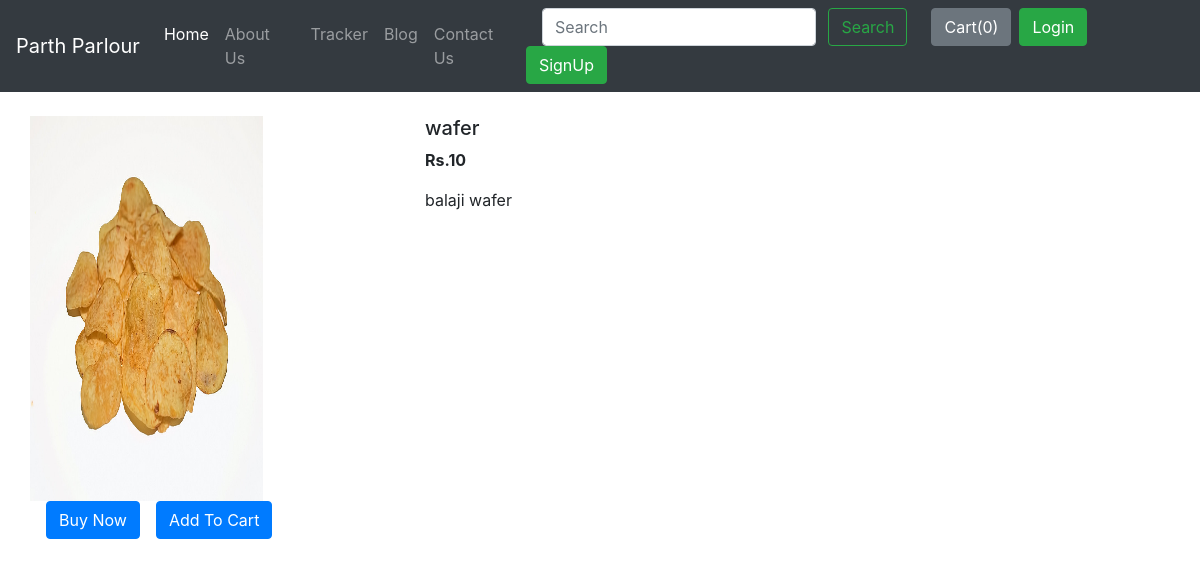
Screenshot of /shop/products/2 with the database file from the repository.
### shop/models.py (models this page shows, shortened)
class Product(models.Model):
    product_id = models.AutoField
    product_name = models.CharField(max_length=50)
    category = models.CharField(max_length=50, default="")
    subcategory = models.CharField(max_length=50, default="")
    price = models.IntegerField(default=0)
    desc = models.CharField(max_length=300)
    pub_date = models.DateField()
    image = models.ImageField(upload_to='shop/images', default="")

### shop/views.py (the view)
# urls.py: path("products/<int:myid>", views.productView, name="ProductView"),
def productView(request, myid):
    product = Product.objects.filter(id=myid)
    return render(request, 'shop/prodView.html', {'product':product[0]})

### shop/templates/shop/prodView.html (shortened to what this page needs)
{% extends 'shop/basic.html' %}
{% block body %}
<div class="container my-4">
    <div class="row">
    <div class="col-md-4">
    <div class="row">
        <img src="/media/{{product.image}}" width="233px" height="385px">
    </div>
        <div class="row">
            <button class="btn btn-primary mx-3">Buy Now</button>
            <button class="btn btn-primary">Add To Cart</button>
        </div>
    </div>
    <div class="col-md-8">
        <h5>{{product.product_name}}</h5>
        <p><b>Rs.{{product.price}} </b></p>
        <p>{{product.desc}}</p>
    </div>
    </div>
</div>
{% endblock %}

### rows the page displays
Product: image (picture), product_name "wafer", price "10", desc "balaji wafer"
